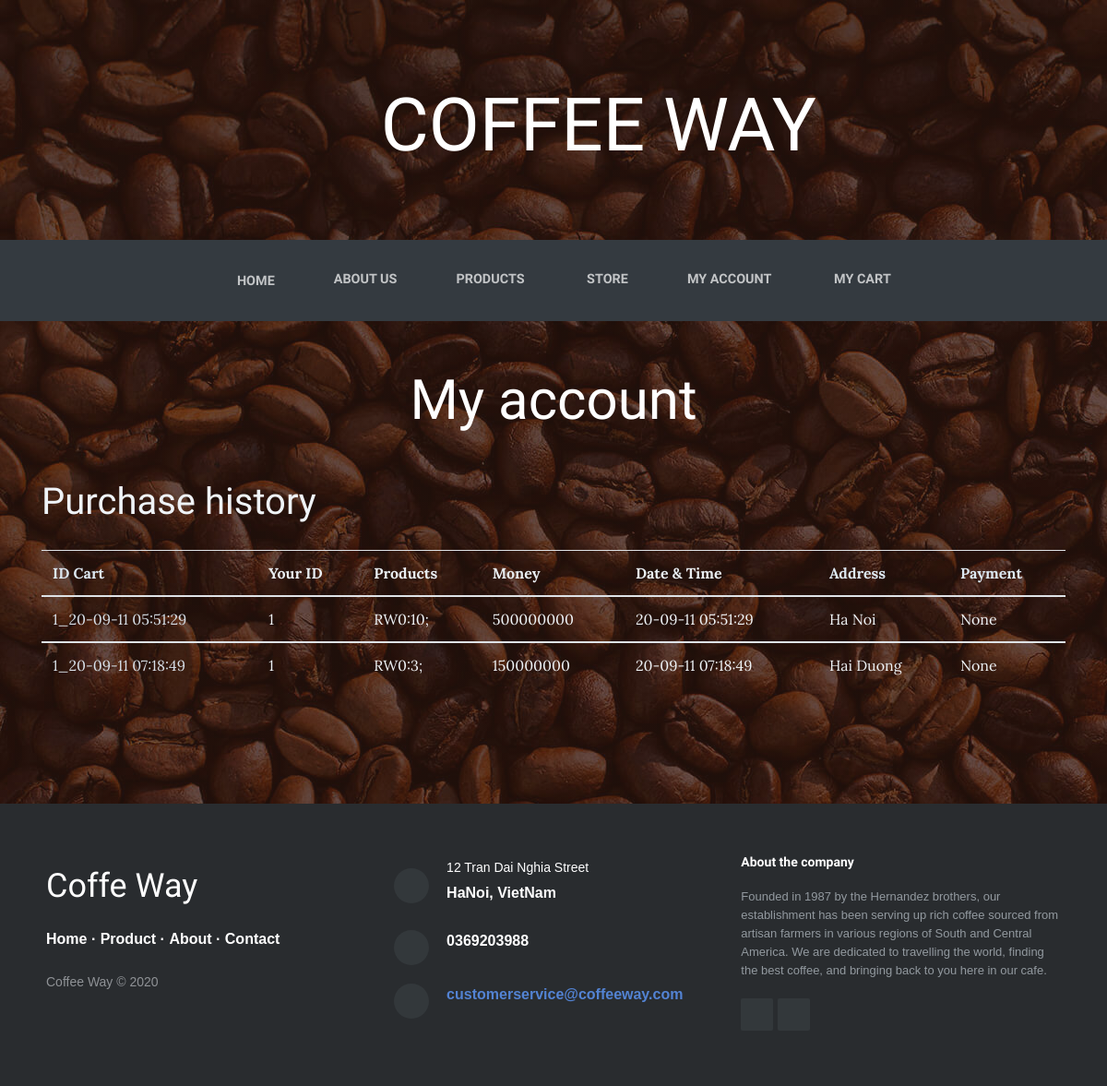
The page /alldeal (signed in) on the database its author committed.
### customer_page/app.py (models this page shows)
class Complete(db.Model):
    __tablename__ = 'TRANSACTION'
    ID = db.Column(db.Integer, primary_key=True)
    user_id = db.Column(db.String(1000))
    product_list = db.Column(db.String(100))
    total = db.Column(db.Integer)
    date = db.Column(db.String(100))
    address = db.Column(db.String(1000))
    method = db.Column(db.String(100))

### customer_page/app.py (the view)
@app.route('/alldeal')
def alldeal():
    lst_deal = Complete.query.filter_by(user_id=current_user.get_id()).with_entities(
        Complete.ID, Complete.user_id, Complete.product_list, Complete.total, Complete.date, Complete.address, Complete.method).all()
    print("lst_deal:", lst_deal)
    return render_template("all_deal.html", alldeal=lst_deal)

### customer_page/app.py (called while the page is built)
@login_manager.user_loader
def load_user(user_id):
    return User.query.get(int(user_id))

### customer_page/templates/all_deal.html (shortened to what this page needs)
{% extends "base.html" %}
{% block content %}
    <h1 class="text-center text-white d-none d-lg-block site-heading"><span class="site-heading-lower"><i class="icon ion-coffee" style="font-size: 100px;"></i>&nbsp;coffee way</span></h1>
    <nav class="navbar navbar-light navbar-expand-lg bg-dark py-lg-4" id="mainNav" style="margin-bottom: 50px;">
        <div class="container">
            <div class="collapse navbar-collapse" id="navbarResponsive">
                <ul class="nav navbar-nav mx-auto">
                    <li class="nav-item" role="presentation"><a class="nav-link" href="/"><i class="fa fa-home" style="font-size: 20px;"></i>&nbsp; Home</a></li>
                    <li class="nav-item" role="presentation"><a class="nav-link" href="/about" style="color: rgba(255,255,255,0.7);">About us</a></li>
                    <li class="nav-item" role="presentation"><a class="nav-link" href="/products">Products</a></li>
                    <li class="nav-item" role="presentation"><a class="nav-link" href="/store">&nbsp;Store</a></li>
                    <li class="nav-item" role="presentation"><a class="nav-link" href="/myaccount">My account</a></li>
                    <li class="nav-item" role="presentation"><a class="nav-link" href="/MyCart">&nbsp;My Cart</a></li>
                </ul>
            </div>
        </div>
    </nav>
    <h1 style="color: #ffffff;font-family: Cookie, cursive;font-size: 60px;text-align: center;margin-bottom: 50px;">My account</h1>
    <section>
        <div>
            <div class="container">
                <div class="row" style="padding-bottom: 30px;">
                    <div class="col">
                        <h1 style="color: rgb(239,243,247);padding-bottom: 20px;">Purchase history</h1>
                        <div class="table-responsive">
                            <table class="table">
                                <thead>
                                    <tr>
                                        <th style="color: rgb(221,232,242);">ID Cart</th>
                                        <th style="color: rgb(233,238,242);">Your ID</th>
                                        <th style="color: rgb(233,238,242);">Products</th>
                                        <th style="color: rgb(233,238,242);">Money</th>
                                        <th style="color: rgb(233,238,242);">Date &amp; Time</th>
                                        <th style="color: rgb(221,232,242);">Address</th>
                                        <th style="color: rgb(221,232,242);">Payment</th>
                                    </tr>
                                </thead>
                                {% for deal in alldeal %}
                                <tbody>
                                    <tr>
                                        <td style="color: rgb(215,223,231);">{{deal[0]}}</td>
                                        <td style="color: rgb(238,242,245);">{{deal[1]}}</td>
                                        <td style="color: rgb(238,242,245);">{{deal[2]}}</td>
                                        <td style="color: rgb(238,242,245);">{{deal[3]}}</td>
                                        <td style="color: rgb(238,242,245);">{{deal[4]}}</td>
                                        <td style="color: rgb(238,242,245);">{{deal[5]}}</td>
                                        <td style="color: rgb(238,242,245);">{{deal[6]}}</td>
                                    </tr>
                                </tbody>
                                {% endfor %}
                            </table>
                        </div>
                    </div>
                </div>
            </div>
        </div>
    </section>
{% endblock %}

### rows shown on the page
Complete: ID "1_20-09-11 05:51:29", user "1", product_list "RW0:10;", total "500000000", date "20-09-11 05:51:29", address "Ha Noi", method "None"
Complete: ID "1_20-09-11 07:18:49", user "1", product_list "RW0:3;", total "150000000", date "20-09-11 07:18:49", address "Hai Duong", method "None"
